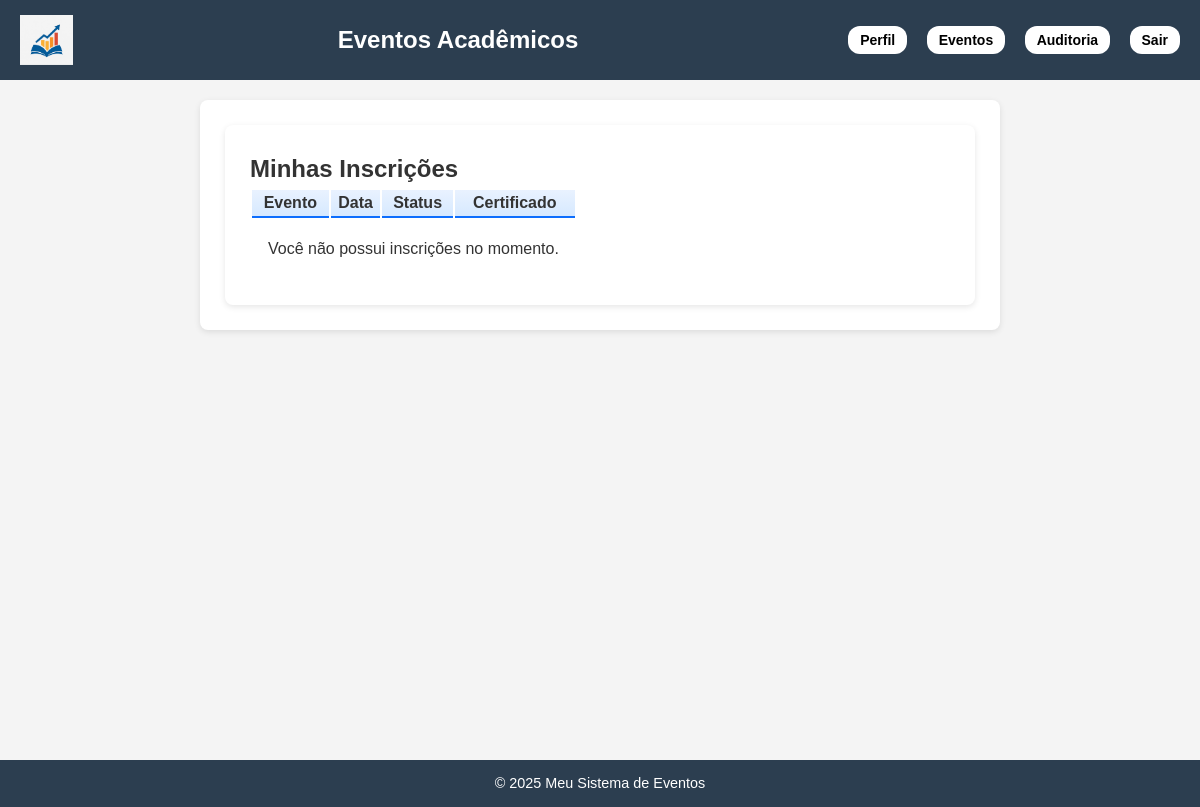
Before: /api/inscricoes/ (signed in) with the older database file.
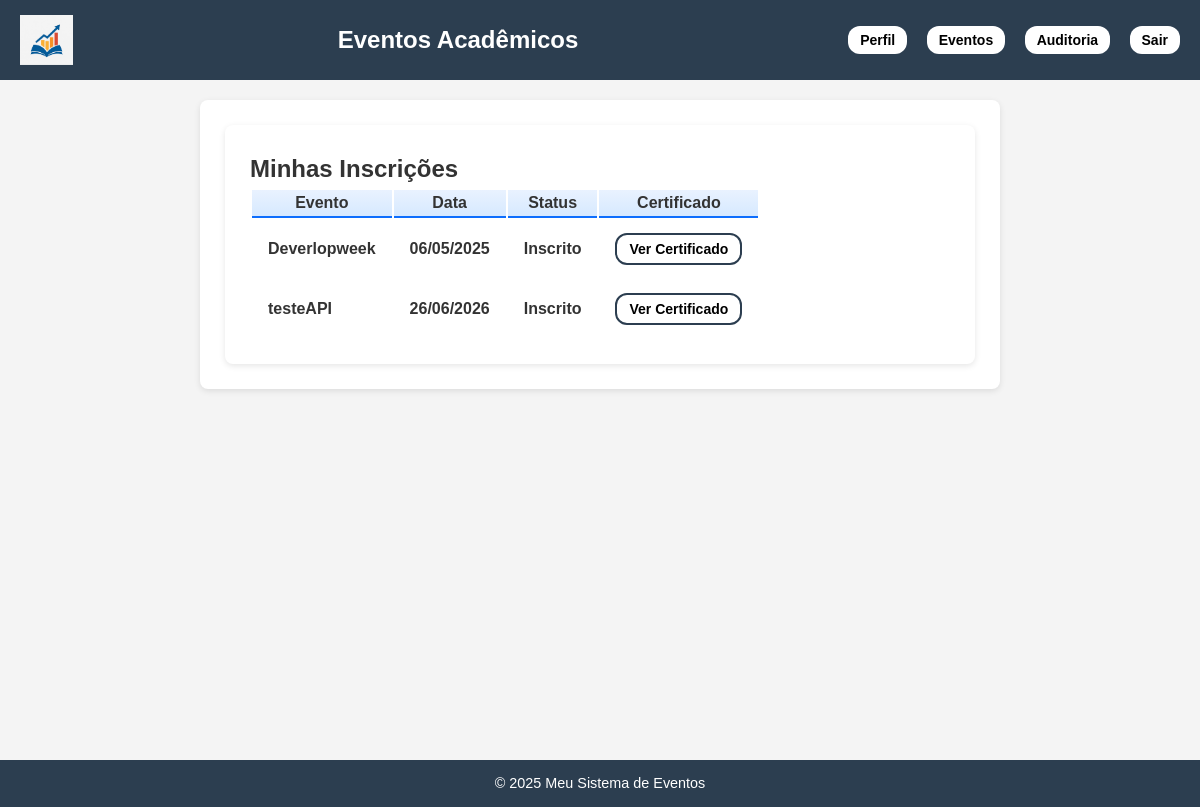
After: the same page with the newer database file.
### eventos/models.py (models this page shows, shortened)
class Inscricao(models.Model):
    STATUS = [
        ('inscrito', 'Inscrito'),
        ('cancelado', 'Cancelado'),
        ('presente', 'Presente'),
    ]
    usuario = models.ForeignKey(
        User,
        on_delete=models.CASCADE,
        related_name="inscricoes"
    )
    evento = models.ForeignKey(
        Evento,
        on_delete=models.CASCADE,
        related_name="inscricoes"
    )
    status = models.CharField(
        max_length=20,
        choices=STATUS,
        default='inscrito'
    )
    data_inscricao = models.DateTimeField(auto_now_add=True)
    class Meta:
        unique_together = ('usuario', 'evento')  # Impede inscrição duplicada
        verbose_name = "Inscrição"
        verbose_name_plural = "Inscrições"

class Evento(models.Model):
    TIPOS = [
        ('seminario', 'Seminário'),
        ('palestra', 'Palestra'),
        ('workshop', 'Workshop'),
        ('curso', 'Curso'),
    ]
    nome = models.CharField(max_length=200)
    tipo = models.CharField(max_length=20, choices=TIPOS)
    descricao = models.TextField()
    data_inicio = models.DateField()
    data_fim = models.DateField()
    horario_inicio = models.TimeField()
    horario_fim = models.TimeField()
    local = models.CharField(max_length=255)
    quantidade_participantes = models.PositiveIntegerField(null=True, blank=True)
    organizador = models.ForeignKey(
        User,
        on_delete=models.CASCADE,
        related_name="eventos_organizados"
    )
    professor = models.ForeignKey(User, on_delete=models.SET_NULL, null=True, blank=True)
    banner = models.ImageField(upload_to='banners/', blank=True, null=True)

### eventos/views.py (the view)
# urls.py: path('inscricoes/', InscricaoListView.as_view(), name='minhas-inscricoes'),
class InscricaoListView(ListView):
    model = Inscricao
    template_name = "inscricao_list.html"
    context_object_name = "inscricoes"
    def get_queryset(self):
        return Inscricao.objects.filter(usuario=self.request.user)

### eventos/context_processors.py (called while the page is built)
def perfil_context(request):
    if request.user.is_authenticated:
        return {'perfil': getattr(request.user, 'perfil', None)}
    return {}

### eventos/templates/inscricao_list.html (shortened to what this page needs)
{% extends 'base.html' %}
{% block content %}
<div class="container mt-5 d-flex justify-content-center">
    <div class="card shadow-lg p-4 w-100" style="max-width: 950px;">
        <h2 class="mb-4 text-center fw-bold text-primary">Minhas Inscrições</h2>
        <div class="table-responsive">
            <table class="table table-hover align-middle text-center shadow-sm">
                <thead class="table-primary text-dark">
                    <tr>
                        <th class="py-3 px-4"><strong>Evento</strong></th>
                        <th class="py-3 px-4"><strong>Data</strong></th>
                        <th class="py-3 px-4"><strong>Status</strong></th>
                        <th class="py-3 px-4"><strong>Certificado</strong></th>
                    </tr>
                </thead>
                <tbody>
                    {% for inscricao in inscricoes %}
                    <tr>
                        <td class="fw-semibold text-start ps-4"><strong>{{ inscricao.evento.nome }}</strong></td>
                        <td><strong>{{ inscricao.evento.data_inicio|date:"d/m/Y" }}</strong></td>
                        <td>
                            <span class="badge px-3 py-2 fs-6
                                {% if inscricao.status == 'inscrito' %} bg-success
                                {% elif inscricao.status == 'cancelado' %} bg-danger
                                {% elif inscricao.status == 'presente' %} bg-info
                                {% else %} bg-secondary
                                {% endif %}">
                                <strong>{{ inscricao.get_status_display }}</strong>
                            </span>
                        </td>
                        <td>
                            <a href="{% url 'certificado' inscricao.id %}"
                               class="buttonInscricao">
                                Ver Certificado
                            </a>
                        </td>
                    </tr>
                    {% empty %}
                    <tr>
                        <td colspan="4" class="text-muted py-4">
                            Você não possui inscrições no momento.
                        </td>
                    </tr>
                    {% endfor %}
                </tbody>
            </table>
        </div>
    </div>
</div>
{% endblock %}

Changed rows visible on the page:
added Inscricao: evento.nome "Deverlopweek", evento.data_inicio "06/05/2025", status "Inscrito"
added Inscricao: evento.nome "testeAPI", evento.data_inicio "26/06/2026", status "Inscrito"
Other visible differences:
text no longer shown: "Você não possui inscrições no momento."
